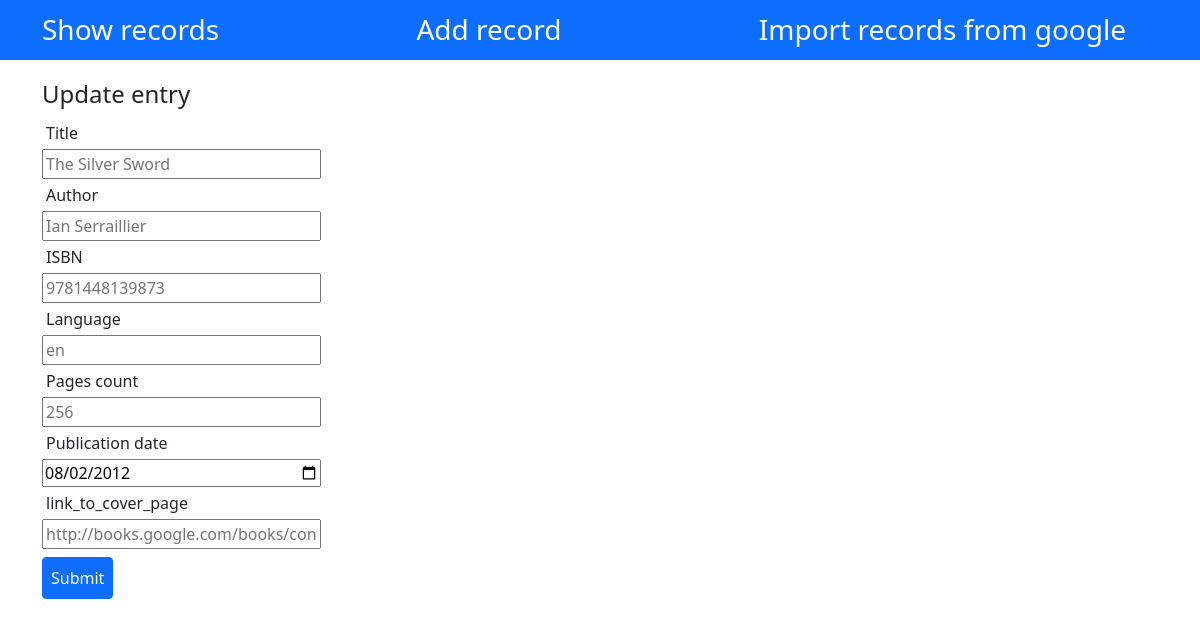
/edit/13, run on the app's committed database.
### models/Book.py (models this page shows, shortened)
class Book(db.Model):
    __tablename__ = 'books'
    id = db.Column(db.Integer, db.Sequence('user_id_seq'), primary_key=True, nullable=False)
    title = db.Column(db.String, nullable=False)
    author = db.Column(db.String(50))
    publication_date = db.Column(db.Date, nullable=False)
    isbn = db.Column(db.String, unique=True, nullable=False)
    pages_count = db.Column(db.Integer)
    link_to_cover_page = db.Column(db.String)
    language = db.Column(db.String)

### standard_api.py (the view)
@app.route("/edit/<book_id>")
def view_edit_entry(book_id):
    book = BooksDataManager.get_by_id(book_id)
    return render_template("update-entry.html", book=book)

### data_management/BooksDataManager.py (called while the page is built)
    @staticmethod
    def get_by_id(id):
        return Book.query.filter(Book.id == id).first()

### templates/update-entry.html (shortened to what this page needs)
{% extends 'base.html' %}
{% import 'macros.html' as blocks %}
{% block head %}
    {{super()}}
{% endblock %}
{% block content %}
    <h4>Update entry</h4>
    {{ blocks.generate_form(end_point='view_edit_entry', book=book) }}
{% endblock %}

### templates/macros.html
{% extends 'base.html' %}
{% macro generate_form(end_point, book) %}
     <form id="add-entry" action="{{ url_for(end_point, book_id=book.id) }}" method="post">
        <div class="d-flex flex-column w-25">
            <label for="title" class="form-label m-1" >Title</label>
            <input class="w-10"id="title" name="title" type="text" placeholder="{{ book.title }}">
            <label for="author" class="form-label m-1" >Author</label>
            <input class="w-10"id="author" name="author" type="text"  placeholder="{{ book.author }}">
            <label for="isbn" class="form-label m-1" >ISBN</label>
            <input class="w-10" id="isbn" name="isbn" type="text"  placeholder="{{ book.isbn }}">
            <label for="language" class="form-label m-1" >Language</label>
            <input class="w-10"id="language" name="language" type="text" placeholder="{{ book.language }}">
            <label for="pages_count" class="form-label m-1" >Pages count</label>
            <input class="w-10"id="pages_count" name="pages_count" type placeholder="{{ book.pages_count }}">
            <label for="publication_date" class="form-label m-1" >Publication date</label>
            <input class="w-10"id="publication_date" name="publication_date" type="date" value="{{ book.publication_date }}">
            <label for="link_to_cover_page" class="form-label m-1" >link_to_cover_page</label>
            <input class="w-10"id="link_to_cover_page" name="link_to_cover_page" type="text" placeholder="{{ book.link_to_cover_page }}">
        </div>
            <input class="btn btn-primary mt-2 mb-2 p-2" type="submit" value="Submit">
    </form>
{%- endmacro %}

### data on the page
Book: title "The Silver Sword", author "Ian Serraillier", isbn "9781448139873", language "en", pages_count "256", publication_date "08/02/2012", link_to_cover_page "http://books.google.com/books/content?id=KevVrFVaMNcC&printsec=frontcover&img=1&zoom=1&edge=curl&source=gbs_api"
